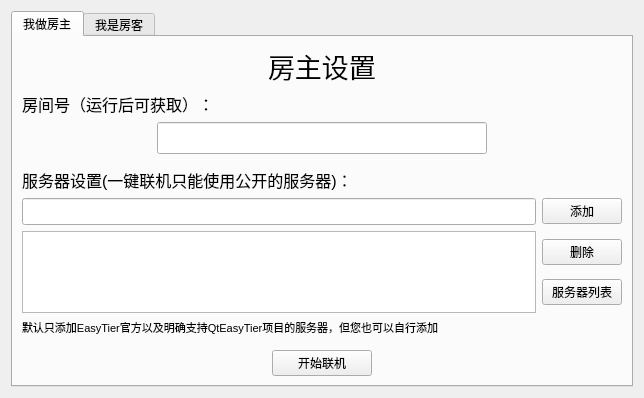
<?xml version="1.0" encoding="UTF-8"?>
<ui version="4.0">
 <class>OneClick</class>
 <widget class="QWidget" name="OneClick">
  <property name="geometry">
   <rect>
    <x>0</x>
    <y>0</y>
    <width>644</width>
    <height>394</height>
   </rect>
  </property>
  <property name="sizePolicy">
   <sizepolicy hsizetype="Expanding" vsizetype="Expanding">
    <horstretch>0</horstretch>
    <verstretch>0</verstretch>
   </sizepolicy>
  </property>
  <property name="windowTitle">
   <string>一键联机</string>
  </property>
  <layout class="QHBoxLayout" name="horizontalLayout">
   <item>
    <widget class="QTabWidget" name="tabWidget">
     <property name="enabled">
      <bool>true</bool>
     </property>
     <property name="minimumSize">
      <size>
       <width>100</width>
       <height>0</height>
      </size>
     </property>
     <property name="currentIndex">
      <number>0</number>
     </property>
     <widget class="QWidget" name="tab">
      <attribute name="title">
       <string>我做房主</string>
      </attribute>
      <layout class="QVBoxLayout" name="verticalLayout">
       <item alignment="Qt::AlignmentFlag::AlignHCenter|Qt::AlignmentFlag::AlignTop">
        <widget class="QLabel" name="label">
         <property name="font">
          <font>
           <pointsize>20</pointsize>
          </font>
         </property>
         <property name="text">
          <string>房主设置</string>
         </property>
        </widget>
       </item>
       <item alignment="Qt::AlignmentFlag::AlignLeft|Qt::AlignmentFlag::AlignTop">
        <widget class="QLabel" name="label_2">
         <property name="font">
          <font>
           <pointsize>12</pointsize>
          </font>
         </property>
         <property name="text">
          <string>房间号（运行后可获取）：</string>
         </property>
        </widget>
       </item>
       <item alignment="Qt::AlignmentFlag::AlignHCenter|Qt::AlignmentFlag::AlignTop">
        <widget class="QLineEdit" name="lineEdit">
         <property name="sizePolicy">
          <sizepolicy hsizetype="Expanding" vsizetype="Fixed">
           <horstretch>0</horstretch>
           <verstretch>0</verstretch>
          </sizepolicy>
         </property>
         <property name="minimumSize">
          <size>
           <width>330</width>
           <height>32</height>
          </size>
         </property>
         <property name="maximumSize">
          <size>
           <width>16777215</width>
           <height>32</height>
          </size>
         </property>
         <property name="font">
          <font>
           <pointsize>18</pointsize>
           <hintingpreference>PreferDefaultHinting</hintingpreference>
          </font>
         </property>
        </widget>
       </item>
       <item>
        <spacer name="horizontalSpacer_2">
         <property name="orientation">
          <enum>Qt::Orientation::Horizontal</enum>
         </property>
         <property name="sizeHint" stdset="0">
          <size>
           <width>40</width>
           <height>8</height>
          </size>
         </property>
        </spacer>
       </item>
       <item>
        <widget class="QLabel" name="label_3">
         <property name="font">
          <font>
           <pointsize>12</pointsize>
          </font>
         </property>
         <property name="text">
          <string>服务器设置(一键联机只能使用公开的服务器)：</string>
         </property>
        </widget>
       </item>
       <item>
        <layout class="QHBoxLayout" name="horizontalLayout_2">
         <item>
          <widget class="QLineEdit" name="serverAddrEdit">
           <property name="font">
            <font>
             <pointsize>12</pointsize>
            </font>
           </property>
          </widget>
         </item>
         <item>
          <widget class="QPushButton" name="addBtn">
           <property name="text">
            <string>添加</string>
           </property>
          </widget>
         </item>
        </layout>
       </item>
       <item>
        <layout class="QHBoxLayout" name="horizontalLayout_4">
         <item>
          <widget class="QListWidget" name="serverListWidget">
           <property name="sizePolicy">
            <sizepolicy hsizetype="Expanding" vsizetype="Expanding">
             <horstretch>0</horstretch>
             <verstretch>0</verstretch>
            </sizepolicy>
           </property>
           <property name="minimumSize">
            <size>
             <width>0</width>
             <height>80</height>
            </size>
           </property>
           <property name="font">
            <font>
             <pointsize>12</pointsize>
            </font>
           </property>
          </widget>
         </item>
         <item>
          <layout class="QVBoxLayout" name="verticalLayout_3">
           <item>
            <widget class="QPushButton" name="removeBtn">
             <property name="text">
              <string>删除</string>
             </property>
            </widget>
           </item>
           <item>
            <widget class="QPushButton" name="publicServerBtn">
             <property name="text">
              <string>服务器列表</string>
             </property>
            </widget>
           </item>
          </layout>
         </item>
        </layout>
       </item>
       <item>
        <widget class="QLabel" name="label_7">
         <property name="font">
          <font>
           <pointsize>8</pointsize>
          </font>
         </property>
         <property name="text">
          <string>默认只添加EasyTier官方以及明确支持QtEasyTier项目的服务器，但您也可以自行添加</string>
         </property>
        </widget>
       </item>
       <item>
        <spacer name="horizontalSpacer">
         <property name="orientation">
          <enum>Qt::Orientation::Horizontal</enum>
         </property>
         <property name="sizeType">
          <enum>QSizePolicy::Policy::Expanding</enum>
         </property>
         <property name="sizeHint" stdset="0">
          <size>
           <width>40</width>
           <height>8</height>
          </size>
         </property>
        </spacer>
       </item>
       <item alignment="Qt::AlignmentFlag::AlignHCenter">
        <widget class="QPushButton" name="pushButton">
         <property name="minimumSize">
          <size>
           <width>100</width>
           <height>0</height>
          </size>
         </property>
         <property name="text">
          <string>开始联机</string>
         </property>
        </widget>
       </item>
      </layout>
     </widget>
     <widget class="QWidget" name="tab_2">
      <attribute name="title">
       <string>我是房客</string>
      </attribute>
      <layout class="QVBoxLayout" name="verticalLayout_2">
       <item alignment="Qt::AlignmentFlag::AlignHCenter|Qt::AlignmentFlag::AlignTop">
        <widget class="QLabel" name="label_4">
         <property name="font">
          <font>
           <pointsize>20</pointsize>
          </font>
         </property>
         <property name="text">
          <string>房客设置</string>
         </property>
        </widget>
       </item>
       <item>
        <widget class="QLabel" name="label_5">
         <property name="font">
          <font>
           <pointsize>12</pointsize>
          </font>
         </property>
         <property name="text">
          <string>输入房间号：</string>
         </property>
        </widget>
       </item>
       <item alignment="Qt::AlignmentFlag::AlignHCenter|Qt::AlignmentFlag::AlignTop">
        <widget class="QLineEdit" name="lineEdit_2">
         <property name="minimumSize">
          <size>
           <width>300</width>
           <height>0</height>
          </size>
         </property>
         <property name="maximumSize">
          <size>
           <width>16777215</width>
           <height>3000000</height>
          </size>
         </property>
         <property name="font">
          <font>
           <pointsize>14</pointsize>
          </font>
         </property>
        </widget>
       </item>
       <item>
        <spacer name="horizontalSpacer_3">
         <property name="orientation">
          <enum>Qt::Orientation::Horizontal</enum>
         </property>
         <property name="sizeHint" stdset="0">
          <size>
           <width>40</width>
           <height>10</height>
          </size>
         </property>
        </spacer>
       </item>
       <item alignment="Qt::AlignmentFlag::AlignLeft|Qt::AlignmentFlag::AlignTop">
        <widget class="QLabel" name="label_6">
         <property name="font">
          <font>
           <pointsize>12</pointsize>
          </font>
         </property>
         <property name="text">
          <string>房主的虚拟IP地址：</string>
         </property>
        </widget>
       </item>
       <item alignment="Qt::AlignmentFlag::AlignHCenter|Qt::AlignmentFlag::AlignTop">
        <widget class="QLineEdit" name="lineEdit_3">
         <property name="minimumSize">
          <size>
           <width>300</width>
           <height>0</height>
          </size>
         </property>
         <property name="maximumSize">
          <size>
           <width>16777215</width>
           <height>32</height>
          </size>
         </property>
         <property name="font">
          <font>
           <pointsize>16</pointsize>
          </font>
         </property>
        </widget>
       </item>
       <item>
        <spacer name="horizontalSpacer_4">
         <property name="orientation">
          <enum>Qt::Orientation::Horizontal</enum>
         </property>
         <property name="sizeHint" stdset="0">
          <size>
           <width>40</width>
           <height>10</height>
          </size>
         </property>
        </spacer>
       </item>
       <item alignment="Qt::AlignmentFlag::AlignBottom">
        <widget class="QLabel" name="label_8">
         <property name="font">
          <font>
           <pointsize>10</pointsize>
          </font>
         </property>
         <property name="text">
          <string>注意：房主与房客页面使用相同的服务器地址，如需调整请切换至房主页面</string>
         </property>
        </widget>
       </item>
       <item alignment="Qt::AlignmentFlag::AlignHCenter">
        <widget class="QPushButton" name="pushButton_2">
         <property name="minimumSize">
          <size>
           <width>100</width>
           <height>0</height>
          </size>
         </property>
         <property name="text">
          <string>开始联机</string>
         </property>
        </widget>
       </item>
      </layout>
     </widget>
    </widget>
   </item>
  </layout>
 </widget>
 <resources/>
 <connections/>
</ui>
